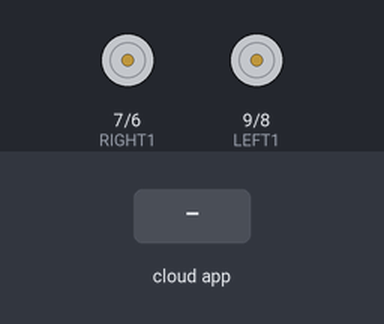
A sketch run on a simulated Arduino Uno, built with avr-gcc and run on an emulated ATmega328P. Parts: motor-driver pin pairs drawn as motors (green arrow = first pin HIGH = forward, orange = second pin HIGH = backward, longer = more drive, scaled by the enable pin). Inputs (shaded band) come from the test bench. The ROS host is connected and sends only what is stated.

Above: at 1.2 s.
1.3 s: the phone or cloud app sets picmd to F
At 2.3 s:
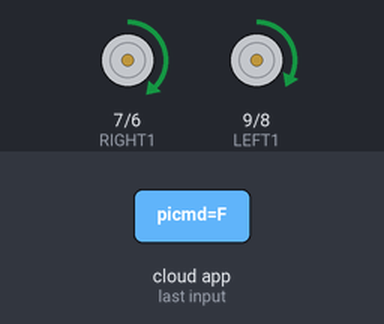
2.8 s: the phone or cloud app sets picmd to B
At 3.4 s:
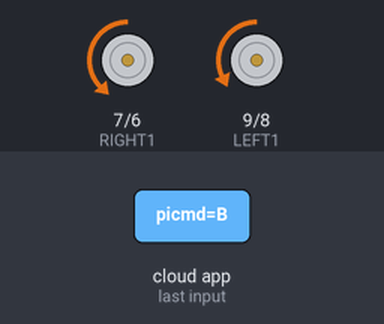
4.3 s: the phone or cloud app sets picmd to L
At 5.5 s:
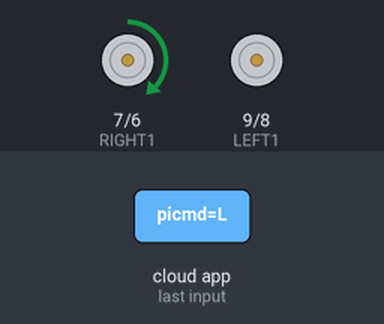
5.8 s: the phone or cloud app sets picmd to R
At 6.9 s:
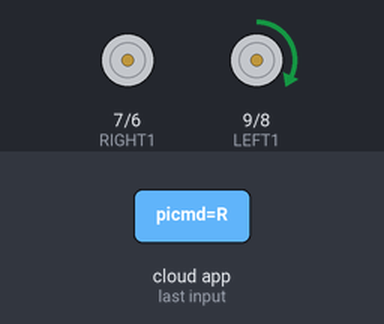
7.3 s: the phone or cloud app sets picmd to S
At 8.0 s:
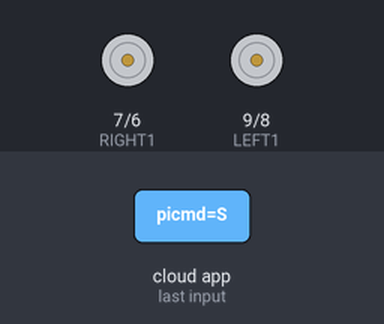
8.8 s: the phone or cloud app sets picmd to L
At 9.2 s:
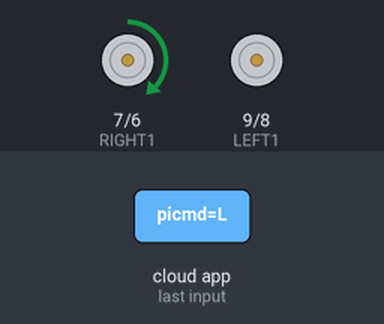
Timing chart, 0 to 11.3 s (numbered marks = the images above; inputs shaded):
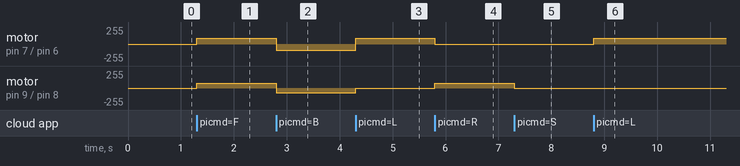

The sketch:

arduino_code.ino
```cpp
#include <ros.h>
#include <std_msgs/String.h>
// left motor control setting
const byte LEFT1 = 9;
const byte LEFT2 = 8;
const byte LEFT_PWM = 10;

// right motor control setting
const byte RIGHT1 = 7;
const byte RIGHT2 = 6;
const byte RIGHT_PWM = 5;

byte MAX_SPEED = 255;
byte MIN_SPEED = 66;
byte RIGHTSpeed = 90;
byte LEFTSpeed = 70;

void forward() {
  digitalWrite(LEFT1, HIGH);
  digitalWrite(LEFT2, LOW);
  analogWrite(LEFT_PWM, LEFTSpeed);

  // right wheel
  digitalWrite(RIGHT1, HIGH);
  digitalWrite(RIGHT2, LOW);
  analogWrite(RIGHT_PWM, RIGHTSpeed);
}
void rotaleft() {

  // left wheel
  digitalWrite(LEFT1, LOW);
  digitalWrite(LEFT2, HIGH);
  analogWrite(LEFT_PWM, LEFTSpeed);

  // right wheel
  digitalWrite(RIGHT1, HIGH);
  digitalWrite(RIGHT2, LOW);
  analogWrite(RIGHT_PWM, MIN_SPEED);
}
void rotaright() {

  // left wheel
  digitalWrite(LEFT1, HIGH);
  digitalWrite(LEFT2, LOW);
  analogWrite(LEFT_PWM, MIN_SPEED);

  // right wheel
  digitalWrite(RIGHT1, LOW);
  digitalWrite(RIGHT2, HIGH);
  analogWrite(RIGHT_PWM, RIGHTSpeed);
}
// backward
void backward() {
  // left wheel
  digitalWrite(LEFT1, LOW);
  digitalWrite(LEFT2, HIGH);
  analogWrite(LEFT_PWM, LEFTSpeed);

  // right wheel
  digitalWrite(RIGHT1, LOW);
  digitalWrite(RIGHT2, HIGH);
  analogWrite(RIGHT_PWM, RIGHTSpeed);
}
void turnleft() {

  // left wheel
  analogWrite(LEFT_PWM, 0);

  // right wheel
  digitalWrite(RIGHT1, HIGH);
  digitalWrite(RIGHT2, LOW);
  analogWrite(RIGHT_PWM, RIGHTSpeed);

}
void turnright() {

  // left wheel
  digitalWrite(LEFT1, HIGH);
  digitalWrite(LEFT2, LOW);
  analogWrite(LEFT_PWM, LEFTSpeed);

  // right wheel
  analogWrite(RIGHT_PWM, 0);
}
void stopmotor() {

  // left wheel
  analogWrite(LEFT_PWM, 0);

  // right wheel
  analogWrite(RIGHT_PWM, 0);
}


ros::NodeHandle nh;

std_msgs::String arduino_msg;
ros::Publisher feedback("feedback", &arduino_msg);

void pi_sent_cmd(const std_msgs::String &rasberrypi_msg) {
  String data = String(rasberrypi_msg.data);
  if( data=="F"){
    forward();
  }else if( data=="B"){
    backward();
  }else if( data=="L"){
    turnleft();
  }else if( data=="R"){
    turnright();
  }else if( data=="S"){
    stopmotor();
  }
  arduino_msg.data = rasberrypi_msg.data;
  feedback.publish( &arduino_msg );
}
ros::Subscriber<std_msgs::String> sub("picmd", pi_sent_cmd);

void setup() {
  // Set up the motor pins as output
  pinMode(LEFT1, OUTPUT);
  pinMode(LEFT2, OUTPUT);
  pinMode(LEFT_PWM, OUTPUT);

  pinMode(RIGHT1, OUTPUT);
  pinMode(RIGHT2, OUTPUT);
  pinMode(RIGHT_PWM, OUTPUT);

  // Set up the serial communication
  nh.initNode();
  nh.subscribe(sub);
  nh.advertise(feedback);
  Serial.begin(9600);
}

void loop() {

  nh.spinOnce();
}
```

Measured:
- after the input at 1.3 s, motor on pin 7 (RIGHT1) / pin 6 (RIGHT2): stopped → forward 90/255 at once; motor on pin 9 (LEFT1) / pin 8 (LEFT2): stopped → forward 70/255 at once
- after the input at 2.8 s, motor on pin 7 (RIGHT1) / pin 6 (RIGHT2): forward 90/255 → backward 90/255 at once; motor on pin 9 (LEFT1) / pin 8 (LEFT2): forward 70/255 → backward 70/255 at once
- after the input at 4.3 s, motor on pin 7 (RIGHT1) / pin 6 (RIGHT2): backward 90/255 → forward 90/255 at once; motor on pin 9 (LEFT1) / pin 8 (LEFT2): backward 70/255 → stopped at once
- after the input at 5.8 s, motor on pin 7 (RIGHT1) / pin 6 (RIGHT2): forward 90/255 → stopped at once; motor on pin 9 (LEFT1) / pin 8 (LEFT2): stopped → forward 70/255 at once
- after the input at 7.3 s, motor on pin 9 (LEFT1) / pin 8 (LEFT2): forward 70/255 → stopped at once
- after the input at 8.8 s, motor on pin 7 (RIGHT1) / pin 6 (RIGHT2): stopped → forward 90/255 at once
